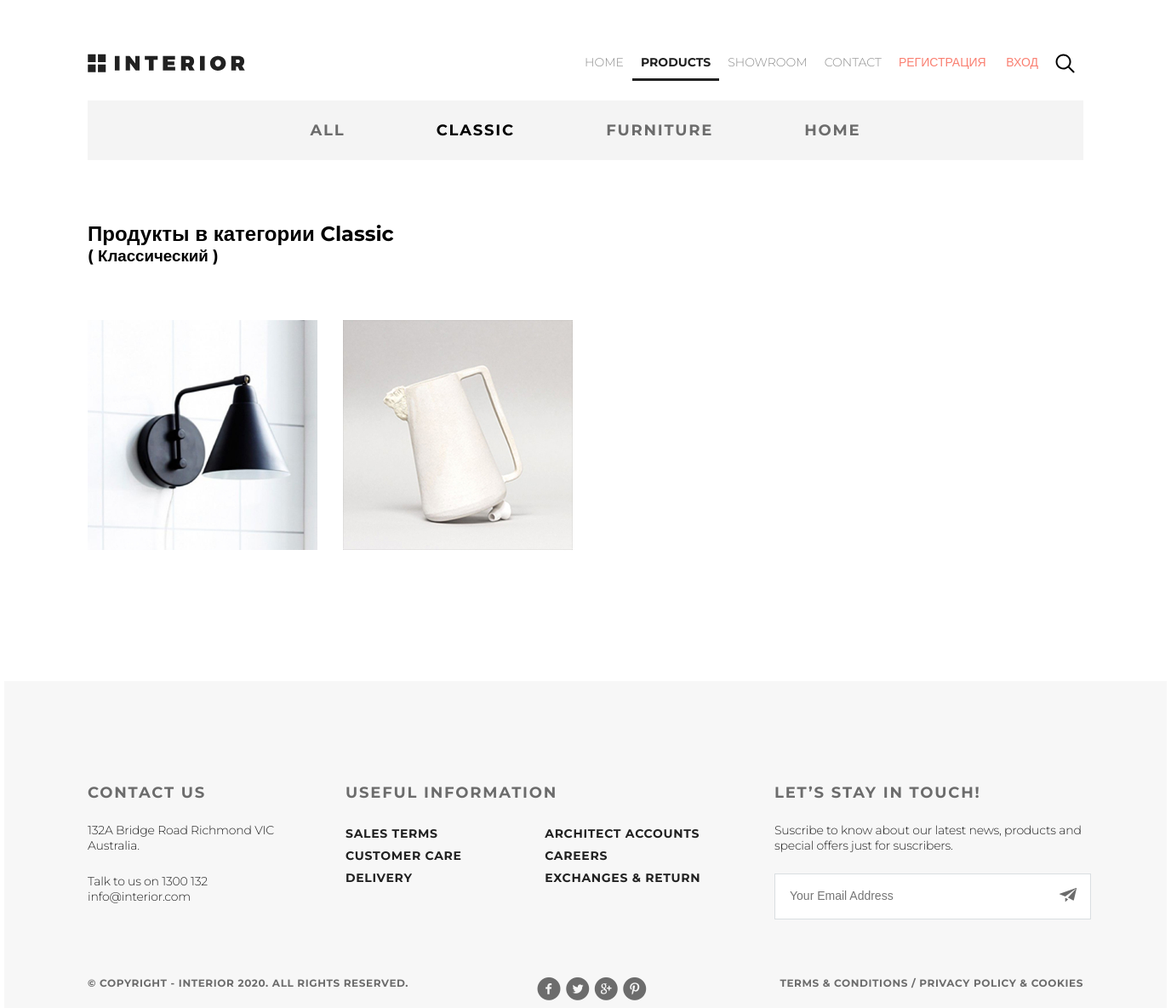
Page /category/30/catalog/ on the earlier database version.
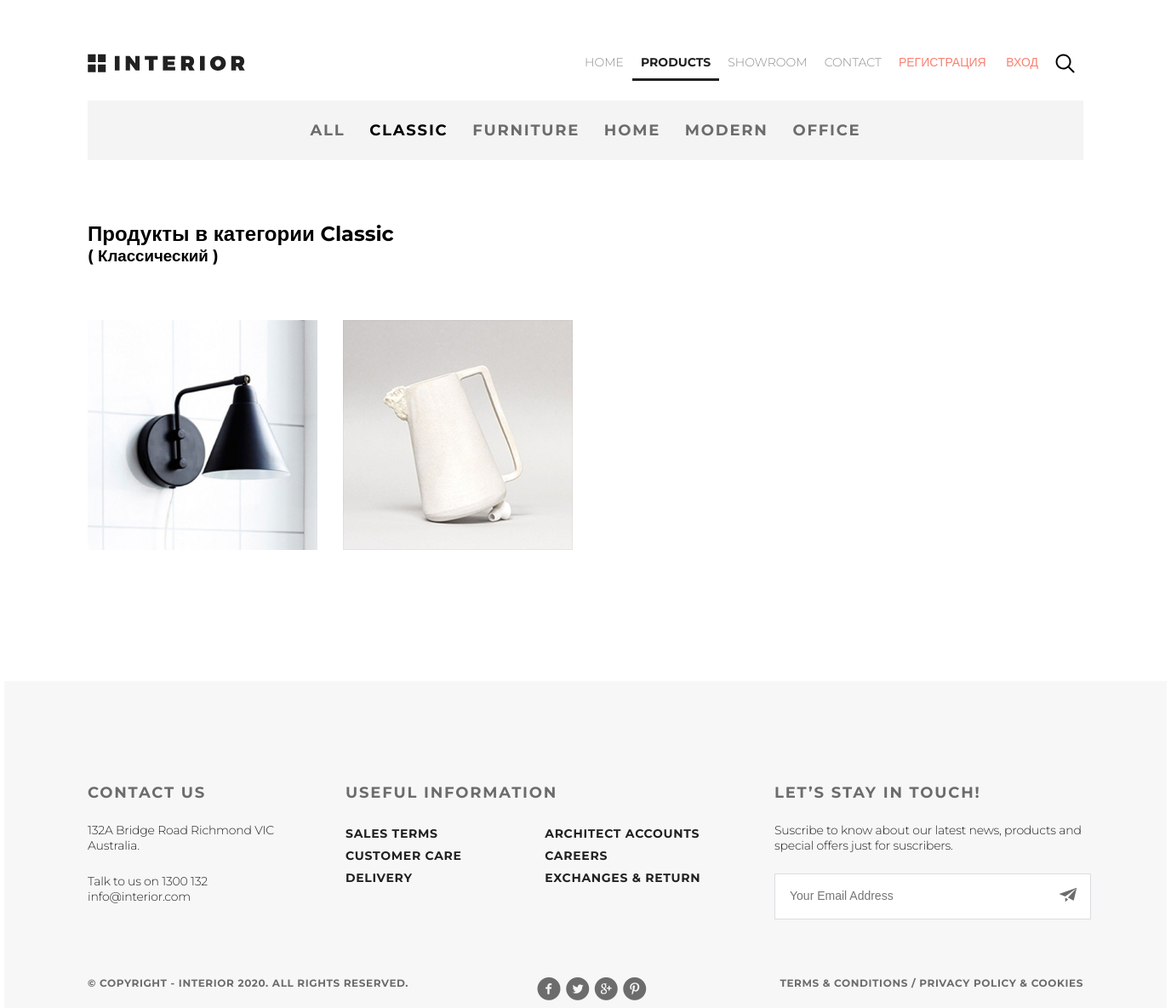
Same page on the later database version.
### mainapp/models.py (models this page shows, shortened)
class ProductCategory(models.Model):
    name = models.CharField(verbose_name='имя категории', max_length=128)
    description = models.TextField(verbose_name='описание категории', blank=True)
    is_active = models.BooleanField(verbose_name='активность', default=True)
    modified_date = models.DateTimeField(
        verbose_name='дата изменения', auto_now=True)
    class Meta:
        verbose_name = 'Категория продукта'
        verbose_name_plural = 'Категории продуктов'
        ordering = ['-is_active', 'name']

class Product(models.Model):
    category = models.ForeignKey(ProductCategory,
                                 on_delete=models.CASCADE,
                                 verbose_name='категория продукта')
    name = models.CharField('имя продукта', max_length=128)
    image = models.ImageField(upload_to='products_images', blank=True)
    short_desc = models.CharField('краткое описание продукта', max_length=64, blank=True)
    description = models.TextField('описание продукта', blank=True)
    price = models.DecimalField('цена продукта', max_digits=8, decimal_places=2, default=0)
    quantity = models.PositiveIntegerField('количество на складе', default=0)
    is_active = models.BooleanField(verbose_name='активность', default=True)
    modified_date = models.DateTimeField(
        verbose_name='дата изменения', auto_now=True)
    class Meta:
        verbose_name = 'продукт'
        verbose_name_plural = 'продукты'
        ordering = ['-is_active', 'category', 'name']

### mainapp/views.py (the view)
# urls.py: path('category/<int:pk>/catalog/', mainapp.catalog, name='catalog'),
def catalog(request, pk, page=1):
    if pk == 0:
        category = {'pk': 0, 'name': 'all'}
        all_products = get_products().order_by('price')
    else:
        category = get_object_or_404(ProductCategory, pk=pk)
        all_products = get_products().filter(category=category).order_by('price')
    products_paginator = Paginator(all_products, 8)
    try:
        all_products = products_paginator.page(page)
    except PageNotAnInteger:
        all_products = products_paginator.page(1)
    except EmptyPage:
        all_products = products_paginator.page(products_paginator.num_pages)
    context = {
        'page_title': 'Catalog',
        'links_menu': LINKS_MENU,
        'categories': get_categories(),
        'category': category,
        'products': all_products,
    }
    return render(request, 'mainapp/catalog.html', context)

### mainapp/templatetags/my_tags.py (called while the page is built)
def media_folder_products(string):
    if not string:
        string = 'products_images/default.jpg'
    return f'{settings.MEDIA_URL}{string}'

### mainapp/views.py (called while the page is built)
def get_categories():
    return ProductCategory.objects.filter(is_active=True)

def get_products():
    return Product.objects.filter(is_active=True, category__is_active=True)

### mainapp/templates/mainapp/catalog.html (shortened to what this page needs)
{% extends 'mainapp/base.html' %}
{% load static %}
{% block container %}
    <section class="padding-site clearfix">
        {% include 'mainapp/includes/inc__main_menu.html' %}
        {% include 'mainapp/includes/inc__product_menu.html' %}
    </section>
    <section class="products padding-site clearfix">
        <h2>Продукты в категории {{ category.name|capfirst }}</h2>
        <h3>({% if category.pk == 0 %}
            Все
        {% else %}
            {{ category.description|capfirst }}
        {% endif %})</h3>
        <div class="paginator">
            <br>
        </div>
        {% include 'mainapp/includes/inc__featured_new_products.html' %}
    </section>
{% endblock %}

### mainapp/templates/mainapp/includes/inc__product_menu.html (shortened to what this page needs)
<div class="dealis-links-container clearfix">
    <ul class="dealis-links">
        <li class="dealis-links-li">
            <a href="{% url 'main:catalog' pk=0 %}" class="dealis-links-a
">
                all
            </a>
        </li>
        {% for category in categories %}
            <li class="dealis-links-li">
                <a href="{% url 'main:catalog' pk=category.pk %}" class="dealis-links-a
                    {% if request.resolver_match.kwargs.pk == category.pk %}
                    product_menu_link__active
                    {% endif %}
">
                    {{ category.name }}
                </a>
            </li>
        {% endfor %}
    </ul>
</div>

### mainapp/templates/mainapp/includes/inc__featured_new_products.html (shortened to what this page needs)
{% load static %}
{% load my_tags %}
<ul class="products_container">
    {% for product in products %}
        <li class="products_list"><a href="{% url 'main:product_page' product.pk %}" class="products_link">
            <img src="{{ product.image|media_folder_products }}" alt="{{ product.name }}" class="products-img">
        </a></li>
    {% endfor %}
</ul>

Differences in the rows shown:
now on this page (row edited): ProductCategory: name "MODERN"
now on this page (row edited): ProductCategory: name "OFFICE"
